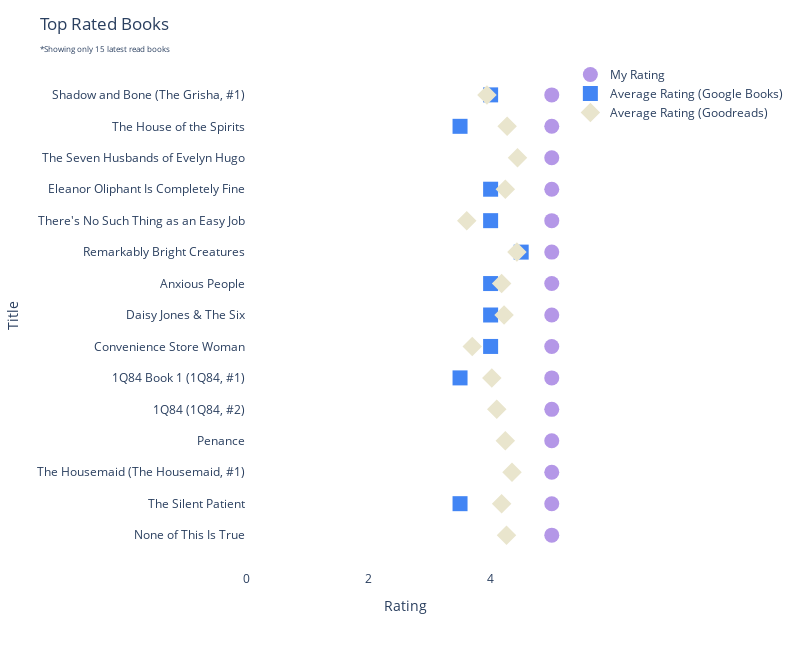
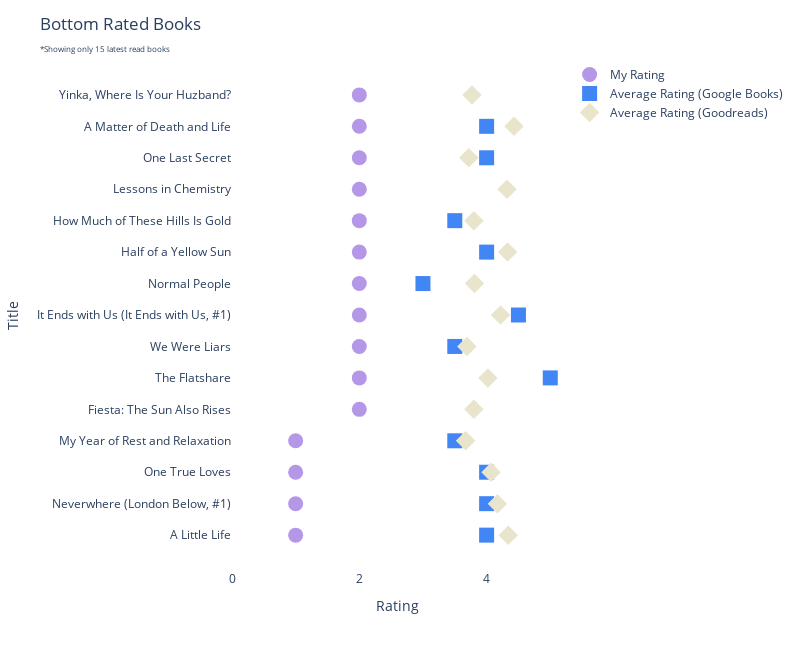

Notebook code for these charts, in order:
### Markdown cell above
## Rating visualised

### Code cell
from apps.viz import book_ratings
# Call the function for top-rated books
fig_top_rated = book_ratings(myreads, 'Top Rated Books', top_rated=True)

# Call the function for bottom-rated books
fig_bottom_rated = book_ratings(myreads, 'Bottom Rated Books', top_rated=False)

# Show both figures
fig_top_rated.show()
fig_bottom_rated.show()

### Figure 1 — Plotly figure (JSON) as saved in the notebook; plotly's stock layout.template omitted (floating-point values rounded to 4 significant figures)
{"data": [{"hovertemplate": "<extra></extra>", "legendgroup": "", "marker": {"color": "#636efa", "symbol": "circle"}, "mode": "markers", "name": "", "orientation": "v", "showlegend": false, "type": "scatter", "xaxis": "x", "yaxis": "y"}, {"marker": {"color": "rgb(180,151,231)", "size": 15, "symbol": "circle"}, "mode": "markers", "name": "My Rating", "type": "scatter", "x": [5, 5, 5, 5, 5, 5, 5, 5, 5, 5, 5, 5, 5, 5, 5], "y": ["None of This Is True", "The Silent Patient", "The Housemaid (The Housemaid, #1)", "Penance", "1Q84 (1Q84, #2)", "1Q84 Book 1 (1Q84, #1)", "Convenience Store Woman", "Daisy Jones & The Six", "Anxious People", "Remarkably Bright Creatures", "There's No Such Thing as an Easy Job", "Eleanor Oliphant Is Completely Fine", "The Seven Husbands of Evelyn Hugo", "The House of the Spirits", "Shadow and Bone (The Grisha, #1)"]}, {"marker": {"color": "#4285F4", "size": 15, "symbol": "square"}, "mode": "markers", "name": "Average Rating (Google Books)", "type": "scatter", "x": [null, 3.5, null, null, null, 3.5, 4, 4, 4, 4.5, 4, 4, null, 3.5, 4], "y": ["None of This Is True", "The Silent Patient", "The Housemaid (The Housemaid, #1)", "Penance", "1Q84 (1Q84, #2)", "1Q84 Book 1 (1Q84, #1)", "Convenience Store Woman", "Daisy Jones & The Six", "Anxious People", "Remarkably Bright Creatures", "There's No Such Thing as an Easy Job", "Eleanor Oliphant Is Completely Fine", "The Seven Husbands of Evelyn Hugo", "The House of the Spirits", "Shadow and Bone (The Grisha, #1)"]}, {"marker": {"color": "#e9e5cd", "size": 15, "symbol": "diamond"}, "mode": "markers", "name": "Average Rating (Goodreads)", "type": "scatter", "x": [4.26, 4.18, 4.35, 4.24, 4.1, 4.02, 3.7, 4.22, 4.18, 4.43, 3.61, 4.24, 4.44, 4.27, 3.94], "y": ["None of This Is True", "The Silent Patient", "The Housemaid (The Housemaid, #1)", "Penance", "1Q84 (1Q84, #2)", "1Q84 Book 1 (1Q84, #1)", "Convenience Store Woman", "Daisy Jones & The Six", "Anxious People", "Remarkably Bright Creatures", "There's No Such Thing as an Easy Job", "Eleanor Oliphant Is Completely Fine", "The Seven Husbands of Evelyn Hugo", "The House of the Spirits", "Shadow and Bone (The Grisha, #1)"]}], "layout": {"height": 650, "legend": {"tracegroupgap": 0}, "margin": {"t": 60}, "paper_bgcolor": "white", "plot_bgcolor": "white", "title": {"text": "Top Rated Books<br><span style=\"font-size: 8px;\">*Showing only 15 latest read books</span>"}, "width": 800, "xaxis": {"anchor": "y", "domain": [0, 1], "range": [0, 5.2], "showgrid": true, "title": {"text": "Rating"}}, "yaxis": {"anchor": "x", "domain": [0, 1], "showticklabels": true, "side": "top", "title": {"text": "Title"}}}}

### Figure 2 — Plotly figure (JSON) as saved in the notebook; plotly's stock layout.template omitted (floating-point values rounded to 4 significant figures)
{"data": [{"hovertemplate": "<extra></extra>", "legendgroup": "", "marker": {"color": "#636efa", "symbol": "circle"}, "mode": "markers", "name": "", "orientation": "v", "showlegend": false, "type": "scatter", "xaxis": "x", "yaxis": "y"}, {"marker": {"color": "rgb(180,151,231)", "size": 15, "symbol": "circle"}, "mode": "markers", "name": "My Rating", "type": "scatter", "x": [1, 1, 1, 1, 2, 2, 2, 2, 2, 2, 2, 2, 2, 2, 2], "y": ["A Little Life", "Neverwhere (London Below, #1)", "One True Loves", "My Year of Rest and Relaxation", "Fiesta: The Sun Also Rises", "The Flatshare", "We Were Liars", "It Ends with Us (It Ends with Us, #1)", "Normal People", "Half of a Yellow Sun", "How Much of These Hills Is Gold", "Lessons in Chemistry", "One Last Secret", "A Matter of Death and Life", "Yinka, Where Is Your Huzband?"]}, {"marker": {"color": "#4285F4", "size": 15, "symbol": "square"}, "mode": "markers", "name": "Average Rating (Google Books)", "type": "scatter", "x": [4, 4, 4, 3.5, null, 5, 3.5, 4.5, 3, 4, 3.5, null, 4, 4, null], "y": ["A Little Life", "Neverwhere (London Below, #1)", "One True Loves", "My Year of Rest and Relaxation", "Fiesta: The Sun Also Rises", "The Flatshare", "We Were Liars", "It Ends with Us (It Ends with Us, #1)", "Normal People", "Half of a Yellow Sun", "How Much of These Hills Is Gold", "Lessons in Chemistry", "One Last Secret", "A Matter of Death and Life", "Yinka, Where Is Your Huzband?"]}, {"marker": {"color": "#e9e5cd", "size": 15, "symbol": "diamond"}, "mode": "markers", "name": "Average Rating (Goodreads)", "type": "scatter", "x": [4.34, 4.17, 4.07, 3.67, 3.8, 4.02, 3.69, 4.22, 3.81, 4.33, 3.8, 4.32, 3.72, 4.43, 3.77], "y": ["A Little Life", "Neverwhere (London Below, #1)", "One True Loves", "My Year of Rest and Relaxation", "Fiesta: The Sun Also Rises", "The Flatshare", "We Were Liars", "It Ends with Us (It Ends with Us, #1)", "Normal People", "Half of a Yellow Sun", "How Much of These Hills Is Gold", "Lessons in Chemistry", "One Last Secret", "A Matter of Death and Life", "Yinka, Where Is Your Huzband?"]}], "layout": {"height": 650, "legend": {"tracegroupgap": 0}, "margin": {"t": 60}, "paper_bgcolor": "white", "plot_bgcolor": "white", "title": {"text": "Bottom Rated Books<br><span style=\"font-size: 8px;\">*Showing only 15 latest read books</span>"}, "width": 800, "xaxis": {"anchor": "y", "domain": [0, 1], "range": [0, 5.2], "showgrid": true, "title": {"text": "Rating"}}, "yaxis": {"anchor": "x", "domain": [0, 1], "showticklabels": true, "side": "top", "title": {"text": "Title"}}}}
